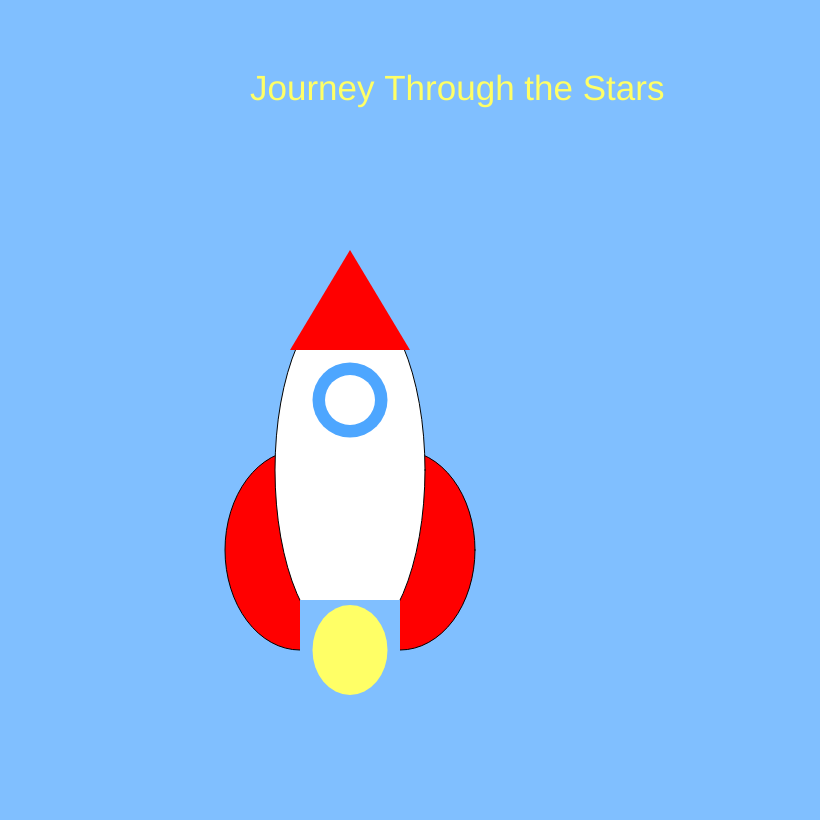
Frame 1 (no input)
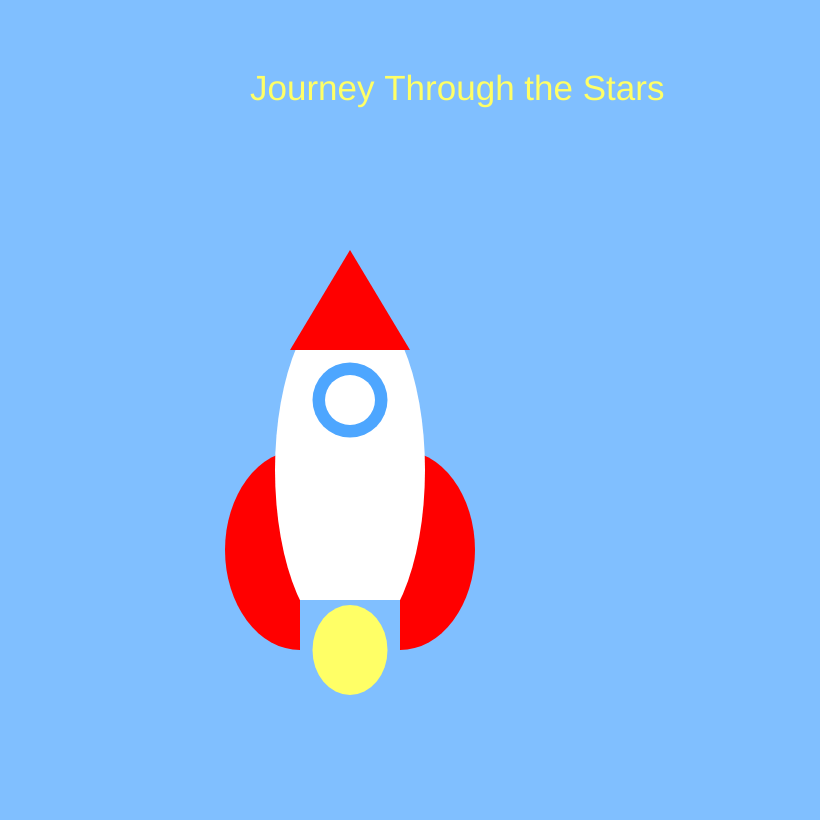
Frame 60 (no input)
Frame 120 (the mouse pressed at the canvas centre since frame 60): identical to frame 60, image omitted

The p5.js sketch that drew these frames (run headless with seeded random() and noise() and a simulated clock; from frame 60 on, the mouse is pressed at the canvas centre):

// p5.js sketch
// ── sketch.js
var myState = 0;
var timer = 0;
var y = 0;

function preload() {

}



function setup() {
  // put setup code here
  createCanvas(820, 820);
  textSize(35);
}

function draw() {
  // put drawing code here
  switch (myState) {
    case 0:

      background('#80bfff');

      //rocket
      fill('red');
      ellipse(400, 550, 150, 200);

      fill('red');
      ellipse(300, 550, 150, 200);


      fill('white');
      ellipse(350, 470, 150, 350);





      noStroke();
      fill('#80bfff');
      rect(300, 600, 100, 200);


      //rocket
      fill('white');
      ellipse(350, 400, 75, 75);

      fill("#4da6ff");
      ellipse(350, 400, 75, 75);

      fill("white");
      ellipse(350, 400, 50, 50);

      fill('red');
      triangle(350, 250, 290, 350, 410, 350);



      fill('#ffff66');
      ellipse(350, 650, 75, 90);
      //rocket end

      text("Journey Through the Stars", 250, 100);



      break;

    case 1:

      background('#80bfff');


      //rocket
      fill('red');
      ellipse(400, 550, 150, 200);

      fill('red');
      ellipse(300, 550, 150, 200);


      fill('white');
      ellipse(350, 470, 150, 350);

      noStroke();
      fill('#80bfff');
      rect(300, 600, 100, 200);



      fill('white');
      ellipse(350, 400, 75, 75);

      fill("#4da6ff");
      ellipse(350, 400, 75, 75);
      //rocket
      fill("white");
      ellipse(350, 400, 50, 50);

      fill('red');
      triangle(350, 250, 290, 350, 410, 350);
      //rocket end
      fill('white');
      ellipse(370, 50, 62, 62);
      fill('white');
      ellipse(280, 50, 62, 62);
      fill('white');
      ellipse(300, 50, 62, 62);
      fill('white');
      ellipse(290, 35, 62, 62);

      fill('white');
      ellipse(370, 50, 62, 62);
      fill('white');
      ellipse(360, 50, 62, 62);
      fill('white');
      ellipse(350, 50, 62, 62);
      fill('white');
      ellipse(350, 35, 62, 62);

      fill('white');
      ellipse(570, 50, 42, 42);
      fill('white');
      ellipse(560, 50, 42, 42);
      fill('white');
      ellipse(540, 50, 42, 42);
      fill('white');
      ellipse(550, 35, 42, 42);

      fill('white');
      ellipse(470, 300, 62, 62);
      fill('white');
      ellipse(460, 300, 62, 62);
      fill('white');
      ellipse(456, 280, 62, 62);
      fill('white');
      ellipse(450, 300, 62, 62);


      //rocket
      fill('#ffff66');
      ellipse(350, 650, 75, 90);

      //rocket end
      text("Liftoff!", 100, 100);

      timer++;
      if (timer >= 200) {

        myState = 2;
        timer = 0;


      }



      break;

    case 2:



      background('black');

      //rocket
      fill('red');
      ellipse(400, 550, 150, 200);

      fill('red');
      ellipse(300, 550, 150, 200);


      fill('white');
      ellipse(350, 470, 150, 350);
      //rocket end


      fill('#d1d1e0');
      ellipse(600, y, 100, 100);



      noStroke();
      fill('black');
      rect(300, 600, 100, 200);


      //rocket
      fill('white');
      ellipse(350, 400, 75, 75);

      fill("#4da6ff");
      ellipse(350, 400, 75, 75);

      fill("white");
      ellipse(350, 400, 50, 50);

      fill('red');
      triangle(350, 250, 290, 350, 410, 350);



      fill('#ffff66');
      ellipse(350, 650, 75, 90);

      //rocket end
      text("Past the Moon!", 50, 150);


      y+= .5;
      if (y < 0) {
    y= -1;

      }




      timer++;
      if (timer >= 250) {

        myState = 3;
        timer = 0;


      }

      break;

    case 3:


      background('black');

      //rocket
      fill('red');
      ellipse(400, 550, 150, 200);

      fill('red');
      ellipse(300, 550, 150, 200);


      fill('white');
      ellipse(350, 470, 150, 350);
      //rocket end


      fill('#ff9900');
      ellipse(600, y, 200, 200);

      fill('yellow');
      ellipse(300, 50, 10, 10);

      fill('yellow');
      ellipse(400, 70, 10, 10);

      fill('yellow');
      ellipse(20, 60, 10, 10);

      fill('yellow');
      ellipse(500, 65, 10, 10);

      fill('yellow');
      ellipse(30, 350, 10, 10);

      fill('yellow');
      ellipse(600, 500, 10, 10);

      fill('yellow');
      ellipse(50, 330, 10, 10);

      fill('yellow');
      ellipse(650, 490, 10, 10);

      fill('yellow');
      ellipse(550, 480, 10, 10);

      fill('yellow');
      ellipse(280, 320, 10, 10);

      fill('yellow');
      ellipse(200, 400, 10, 10);

      fill('yellow');
      ellipse(200, 600, 10, 10);


      fill('yellow');
      ellipse(400, 20, 10, 10);





      noStroke();
      fill('black');
      rect(300, 600, 100, 200);


      //rocket
      fill('white');
      ellipse(350, 400, 75, 75);

      fill("#4da6ff");
      ellipse(350, 400, 75, 75);

      fill("white");
      ellipse(350, 400, 50, 50);

      fill('red');
      triangle(350, 250, 290, 350, 410, 350);



      fill('#ffff66');
      ellipse(350, 650, 75, 90);
      //rocket end

      text("Past the Moon!", 50, 150);
      text("Around Mars!", 10, 500);


      y+= .5;
      if (y < 5) {
    y= -1;

      }


      timer++;
      if (timer >= 250) {

        myState = 4;
        timer = 0;


      }
      break;
    case 4:



      background('black');

      //rocket
      fill('red');
      ellipse(400, 550, 150, 200);

      fill('red');
      ellipse(300, 550, 150, 200);


      fill('white');
      ellipse(350, 470, 150, 350);
      //rocket end


      fill('#0066ff');
      ellipse(640, y, 300, 300);

      fill('yellow');
      ellipse(300, 50, 10, 10);

      fill('yellow');
      ellipse(400, 70, 10, 10);

      fill('yellow');
      ellipse(20, 60, 10, 10);

      fill('yellow');
      ellipse(500, 65, 10, 10);

      fill('yellow');
      ellipse(30, 350, 10, 10);

      fill('yellow');
      ellipse(600, 500, 10, 10);

      fill('yellow');
      ellipse(50, 330, 10, 10);

      fill('yellow');
      ellipse(650, 490, 10, 10);

      fill('yellow');
      ellipse(550, 480, 10, 10);

      fill('yellow');
      ellipse(280, 320, 10, 10);

      fill('yellow');
      ellipse(200, 400, 10, 10);

      fill('yellow');
      ellipse(200, 600, 10, 10);


      fill('yellow');
      ellipse(400, 20, 10, 10);





      noStroke();
      fill('black');
      rect(300, 600, 100, 200);


      //rocket
      fill('white');
      ellipse(350, 400, 75, 75);

      fill("#4da6ff");
      ellipse(350, 400, 75, 75);

      fill("white");
      ellipse(350, 400, 50, 50);

      fill('red');
      triangle(350, 250, 290, 350, 410, 350);



      fill('#ffff66');
      ellipse(350, 650, 75, 90);
      //rocket end

      text("Past the Moon!", 50, 150);
      text("Around Mars!", 10, 500);
      text("Goodbye Neptune!", 500, 700);

      y+= .5;
      if (y < 5) {
    y= -1;

      }


      timer++;
      if (timer >= 250) {

        myState = 5;
        timer = 0;


      }

      break;


    case 5:




      background('black');



      //rocket
      fill('red');
      ellipse(400, 550, 150, 200);

      fill('red');
      ellipse(300, 550, 150, 200);


      fill('white');
      ellipse(350, 470, 150, 350);

      //rocket end

      fill('#e65c00');
      ellipse(350, 125, 300, 250);

      fill('black');
      ellipse(350, 100, 100, 50);



      noStroke();
      fill('black');
      rect(300, 600, 100, 200);

      //rocket

      fill('white');
      ellipse(350, 400, 75, 75);

      fill("#4da6ff");
      ellipse(350, 400, 75, 75);

      fill("white");
      ellipse(350, 400, 50, 50);

      fill('red');
      triangle(350, 250, 290, 350, 410, 350);








      fill('#ffff66');
      ellipse(350, 650, 75, 90);

      //rocket end

      text("Uh oh. Space Donut.", 275, 800);



      timer++;
      if (timer >= 250) {

        myState = 1;
        timer = 0;


      }





      break;
  }
}

function mouseReleased() {
  myState = myState + 1;
  if (myState = 1) {
    myState = 1;
  }

}
